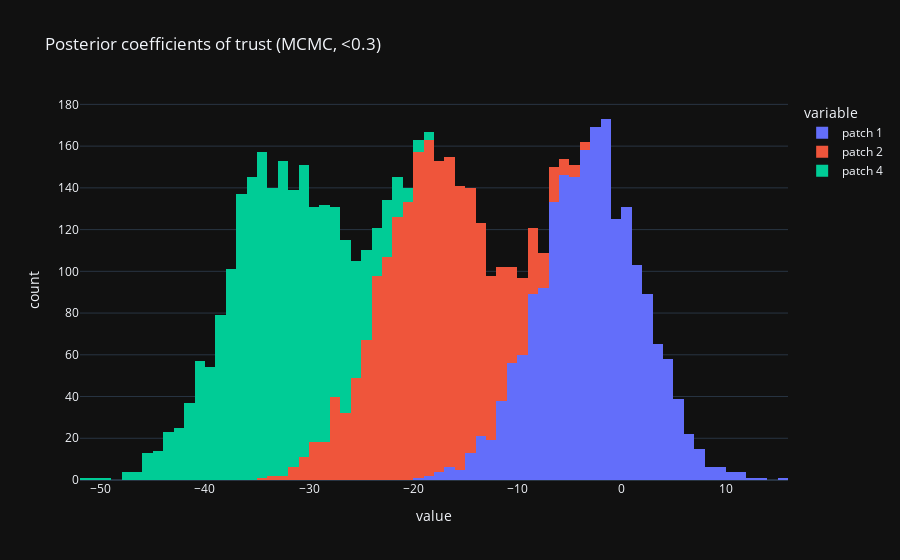

Write notebook code for a chart like this one.
### Code cell
plot_coefs(post30low, "<0.3")

### Figure 1 — Plotly figure (JSON) as saved in the notebook; plotly's stock layout.template omitted (floating-point values rounded to 4 significant figures; data arrays with more than 128 entries replaced by an {"elided": "..."} marker saying what was removed)
{"data": [{"alignmentgroup": "True", "bingroup": "x", "hovertemplate": "variable=patch 1<br>value=%{x}<br>count=%{y}<extra></extra>", "legendgroup": "patch 1", "marker": {"color": "#636efa", "pattern": {"shape": ""}}, "name": "patch 1", "nbinsx": 100, "offsetgroup": "patch 1", "orientation": "v", "showlegend": true, "type": "histogram", "x": {"elided": "2000 float values"}, "xaxis": "x", "yaxis": "y"}, {"alignmentgroup": "True", "bingroup": "x", "hovertemplate": "variable=patch 2<br>value=%{x}<br>count=%{y}<extra></extra>", "legendgroup": "patch 2", "marker": {"color": "#EF553B", "pattern": {"shape": ""}}, "name": "patch 2", "nbinsx": 100, "offsetgroup": "patch 2", "orientation": "v", "showlegend": true, "type": "histogram", "x": {"elided": "2000 float values"}, "xaxis": "x", "yaxis": "y"}, {"alignmentgroup": "True", "bingroup": "x", "hovertemplate": "variable=patch 4<br>value=%{x}<br>count=%{y}<extra></extra>", "legendgroup": "patch 4", "marker": {"color": "#00cc96", "pattern": {"shape": ""}}, "name": "patch 4", "nbinsx": 100, "offsetgroup": "patch 4", "orientation": "v", "showlegend": true, "type": "histogram", "x": {"elided": "2000 float values"}, "xaxis": "x", "yaxis": "y"}], "layout": {"barmode": "relative", "legend": {"title": {"text": "variable"}, "tracegroupgap": 0}, "title": {"text": "Posterior coefficients of trust (MCMC, <0.3)"}, "xaxis": {"anchor": "y", "domain": [0, 1], "title": {"text": "value"}}, "yaxis": {"anchor": "x", "domain": [0, 1], "title": {"text": "count"}}}}
